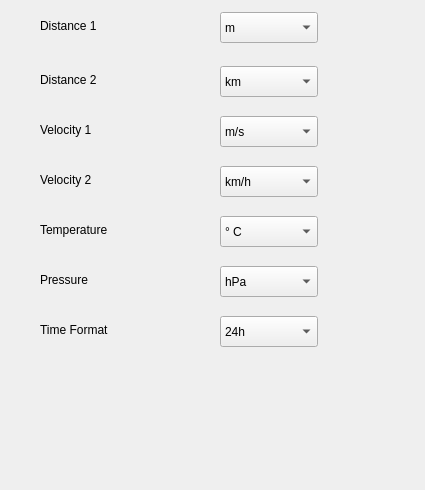
<?xml version="1.0" encoding="UTF-8"?>
<ui version="4.0">
 <class>UnitFrame6015</class>
 <widget class="QWidget" name="UnitFrame6015">
  <property name="geometry">
   <rect>
    <x>0</x>
    <y>0</y>
    <width>425</width>
    <height>490</height>
   </rect>
  </property>
  <property name="windowTitle">
   <string>Unit</string>
  </property>
  <widget class="QComboBox" name="comboBox_Velocity1">
   <property name="geometry">
    <rect>
     <x>220</x>
     <y>116</y>
     <width>98</width>
     <height>31</height>
    </rect>
   </property>
   <item>
    <property name="text">
     <string>m/s</string>
    </property>
   </item>
   <item>
    <property name="text">
     <string>ft/min*100</string>
    </property>
   </item>
  </widget>
  <widget class="QComboBox" name="comboBox_Velocity2">
   <property name="geometry">
    <rect>
     <x>220</x>
     <y>166</y>
     <width>98</width>
     <height>31</height>
    </rect>
   </property>
   <item>
    <property name="text">
     <string>km/h</string>
    </property>
   </item>
   <item>
    <property name="text">
     <string>kts</string>
    </property>
   </item>
   <item>
    <property name="text">
     <string>mph</string>
    </property>
   </item>
  </widget>
  <widget class="QComboBox" name="comboBox_Distance1">
   <property name="geometry">
    <rect>
     <x>220</x>
     <y>12</y>
     <width>98</width>
     <height>31</height>
    </rect>
   </property>
   <item>
    <property name="text">
     <string>m</string>
    </property>
   </item>
   <item>
    <property name="text">
     <string>ft</string>
    </property>
   </item>
  </widget>
  <widget class="QComboBox" name="comboBox_Distance2">
   <property name="geometry">
    <rect>
     <x>220</x>
     <y>66</y>
     <width>98</width>
     <height>31</height>
    </rect>
   </property>
   <item>
    <property name="text">
     <string>km</string>
    </property>
   </item>
   <item>
    <property name="text">
     <string>miles</string>
    </property>
   </item>
  </widget>
  <widget class="QLabel" name="textLabel_Temp">
   <property name="geometry">
    <rect>
     <x>40</x>
     <y>220</y>
     <width>134</width>
     <height>20</height>
    </rect>
   </property>
   <property name="text">
    <string>Temperature</string>
   </property>
   <property name="wordWrap">
    <bool>false</bool>
   </property>
  </widget>
  <widget class="QComboBox" name="comboBox_Temp">
   <property name="geometry">
    <rect>
     <x>220</x>
     <y>216</y>
     <width>98</width>
     <height>31</height>
    </rect>
   </property>
   <item>
    <property name="text">
     <string>° C</string>
    </property>
   </item>
   <item>
    <property name="text">
     <string>° F</string>
    </property>
   </item>
  </widget>
  <widget class="QLabel" name="textLabel_Press">
   <property name="geometry">
    <rect>
     <x>40</x>
     <y>270</y>
     <width>134</width>
     <height>20</height>
    </rect>
   </property>
   <property name="text">
    <string>Pressure</string>
   </property>
   <property name="wordWrap">
    <bool>false</bool>
   </property>
  </widget>
  <widget class="QComboBox" name="comboBox_Press">
   <property name="geometry">
    <rect>
     <x>220</x>
     <y>266</y>
     <width>98</width>
     <height>31</height>
    </rect>
   </property>
   <item>
    <property name="text">
     <string>hPa</string>
    </property>
   </item>
   <item>
    <property name="text">
     <string>lnHg</string>
    </property>
   </item>
  </widget>
  <widget class="QLabel" name="textLabel_TimeFormat">
   <property name="geometry">
    <rect>
     <x>40</x>
     <y>320</y>
     <width>134</width>
     <height>20</height>
    </rect>
   </property>
   <property name="text">
    <string>Time Format</string>
   </property>
   <property name="wordWrap">
    <bool>false</bool>
   </property>
  </widget>
  <widget class="QComboBox" name="comboBox_TimeFormat">
   <property name="geometry">
    <rect>
     <x>220</x>
     <y>316</y>
     <width>98</width>
     <height>31</height>
    </rect>
   </property>
   <item>
    <property name="text">
     <string>24h</string>
    </property>
   </item>
   <item>
    <property name="text">
     <string>12h</string>
    </property>
   </item>
  </widget>
  <widget class="QLabel" name="textLabel_Distance1">
   <property name="geometry">
    <rect>
     <x>40</x>
     <y>16</y>
     <width>134</width>
     <height>20</height>
    </rect>
   </property>
   <property name="text">
    <string>Distance 1</string>
   </property>
   <property name="wordWrap">
    <bool>false</bool>
   </property>
  </widget>
  <widget class="QLabel" name="textLabel_Distance2">
   <property name="geometry">
    <rect>
     <x>40</x>
     <y>70</y>
     <width>134</width>
     <height>20</height>
    </rect>
   </property>
   <property name="text">
    <string>Distance 2</string>
   </property>
   <property name="wordWrap">
    <bool>false</bool>
   </property>
  </widget>
  <widget class="QLabel" name="textLabel_Velocity1">
   <property name="geometry">
    <rect>
     <x>40</x>
     <y>120</y>
     <width>134</width>
     <height>20</height>
    </rect>
   </property>
   <property name="text">
    <string>Velocity 1</string>
   </property>
   <property name="wordWrap">
    <bool>false</bool>
   </property>
  </widget>
  <widget class="QLabel" name="textLabel_Velocity2">
   <property name="geometry">
    <rect>
     <x>40</x>
     <y>170</y>
     <width>134</width>
     <height>20</height>
    </rect>
   </property>
   <property name="text">
    <string>Velocity 2</string>
   </property>
   <property name="wordWrap">
    <bool>false</bool>
   </property>
  </widget>
 </widget>
 <layoutdefault spacing="6" margin="11"/>
 <pixmapfunction>qPixmapFromMimeSource</pixmapfunction>
 <resources/>
 <connections/>
</ui>
